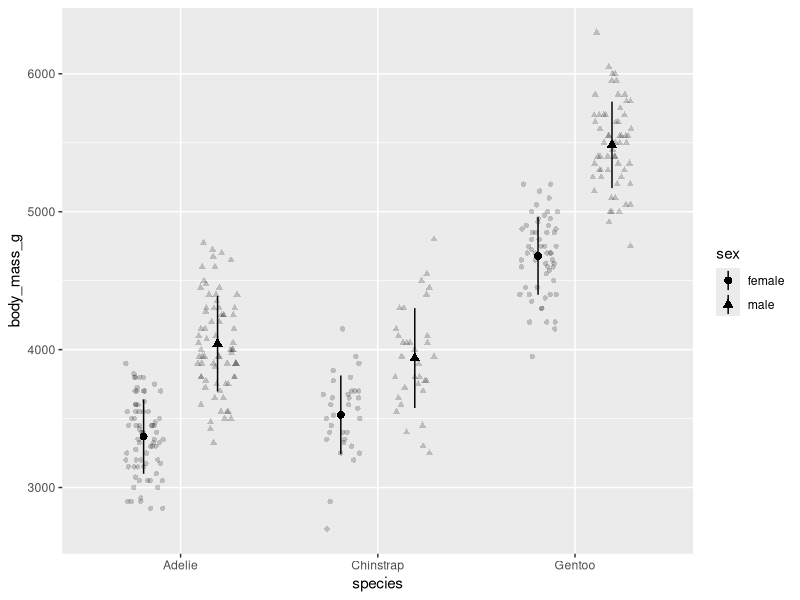
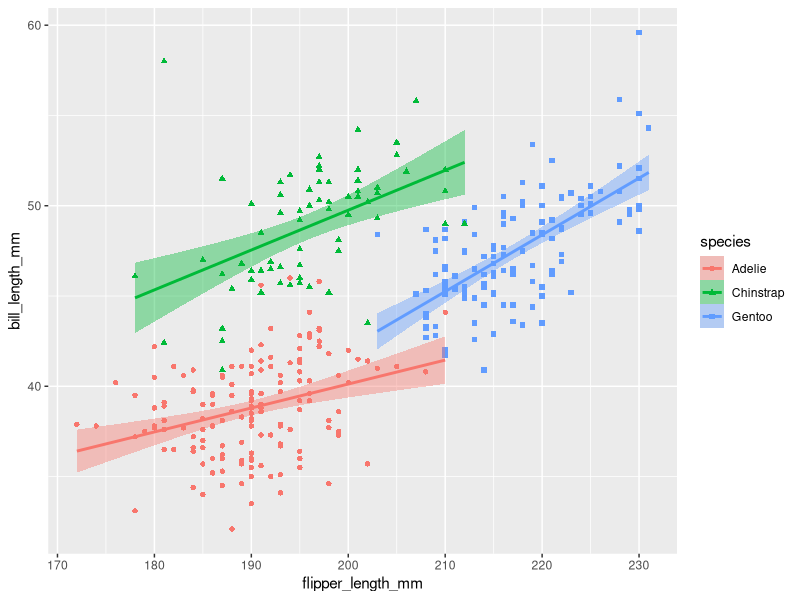
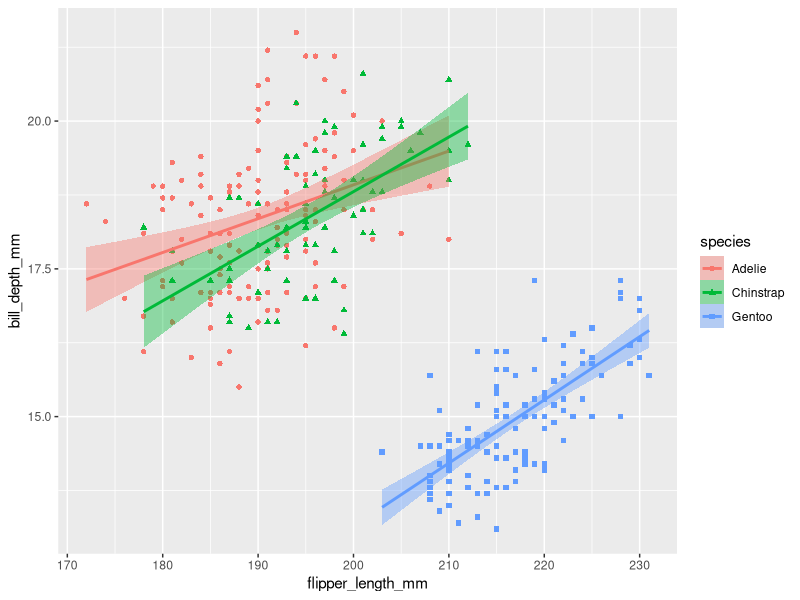
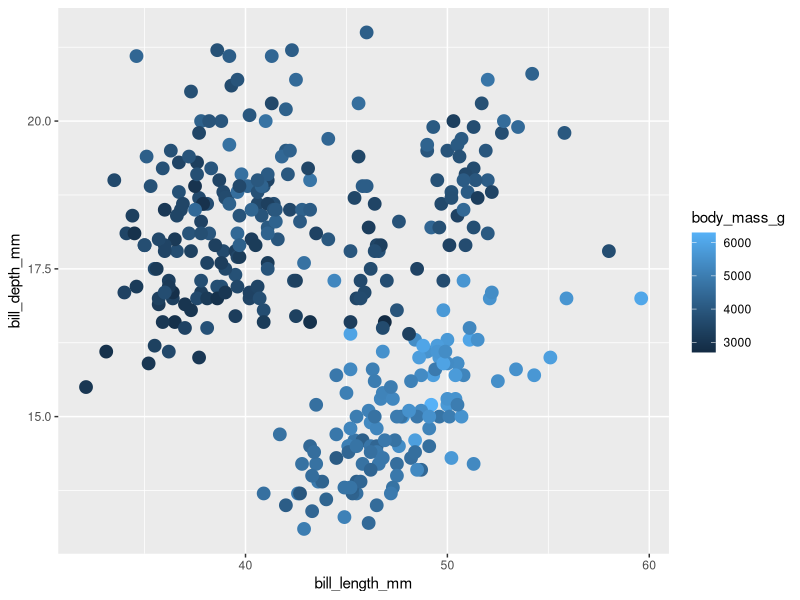
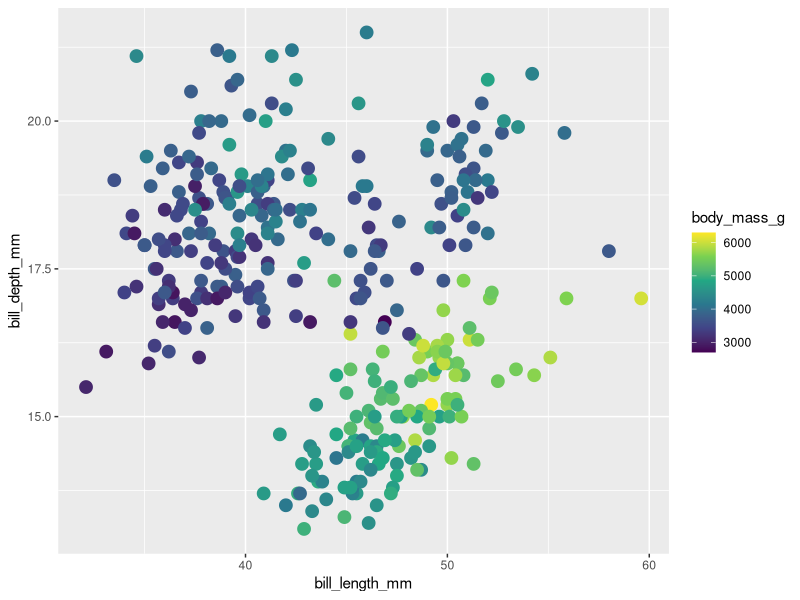
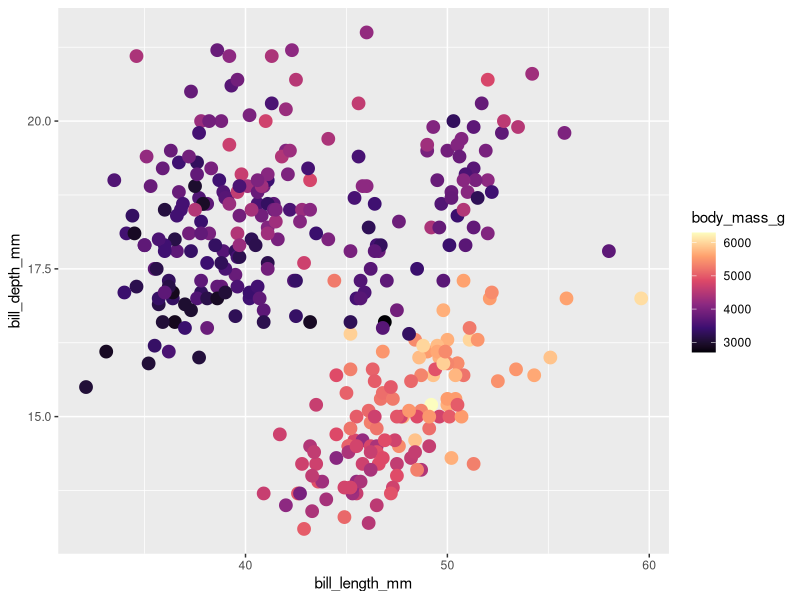
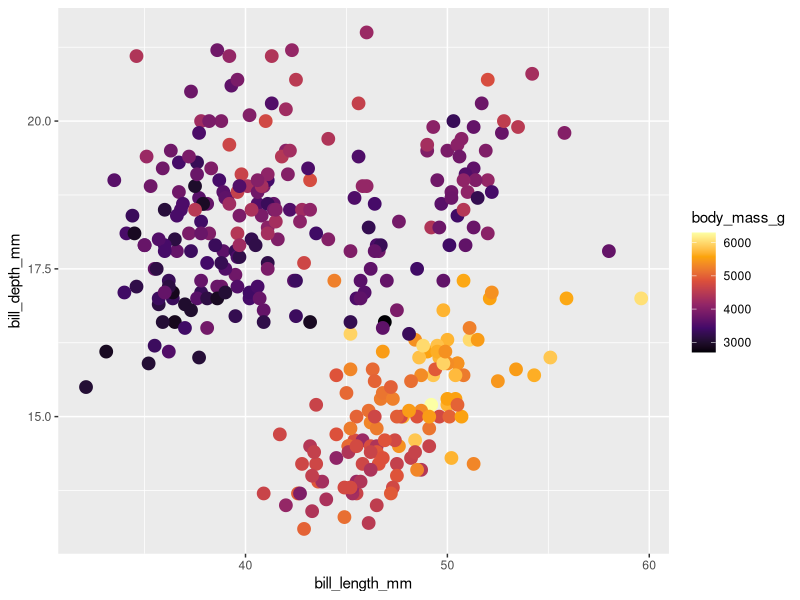
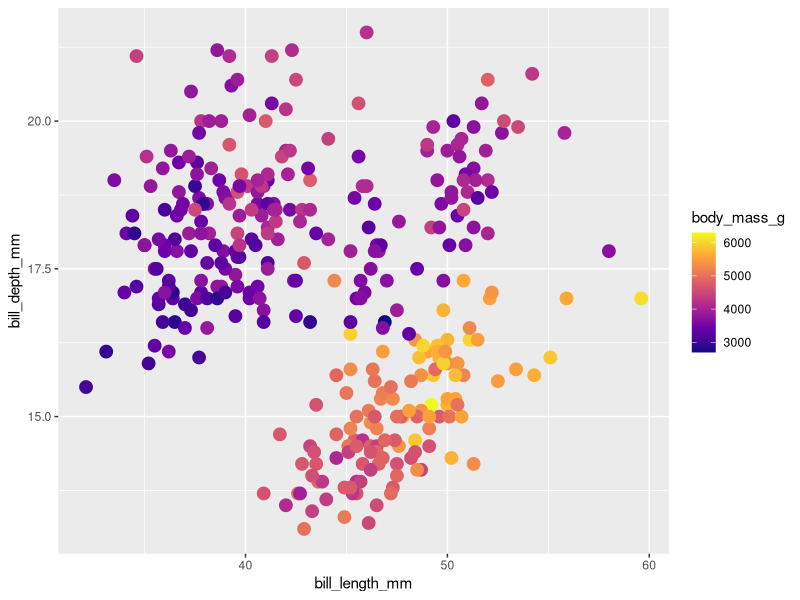

The R script that drew these images, in order:
## ---- chunk 1
library(tidyverse) #includes ggplot2
library(palmerpenguins) #for data
library(patchwork) #multi-panel figures
library(colorspace)
## ---- chunk 2
#| code-line-numbers: "|1-3|6|7|8-9|10-11"
mean_sd <- function(x) {
  data.frame(y = mean(x), ymin = mean(x) - sd(x), ymax = mean(x) + sd(x))
}

p1 <-
  ggplot(penguins |> filter(!is.na(sex)),
         aes(x = species, y = body_mass_g, shape = sex)) +
  geom_point(alpha = 0.2,
    position = position_jitterdodge(dodge.width = 0.75)) +
  stat_summary(fun.data = mean_sd,
    position = position_dodge(width = 0.75))
p1
## ---- chunk 3
#| code-line-numbers: "|2|3-9|10|11"
p2 <-
  ggplot(penguins,
         aes(
           x = flipper_length_mm,
           y = bill_length_mm,
           color = species,
           fill = species,
           shape = species
         )) +
  geom_point() +
  geom_smooth(method = "lm")
p2
## ---- chunk 4
#| code-line-numbers: "|5"
p3 <-
  ggplot(penguins,
         aes(
           x = flipper_length_mm,
           y = bill_depth_mm,
           color = species,
           fill = species,
           shape = species
         )) +
  geom_point() +
  geom_smooth(method = "lm")
p3
## ---- chunk 5
#| layout-ncol: 2
#| fig-cap: 
#|   - "Default color scale"
#|   - "Viridis color scale"
v <- ggplot(penguins,
            aes(x = bill_length_mm, y = bill_depth_mm, color = body_mass_g)) +
  geom_point(size = 4)
v #default colors
v + scale_color_viridis_c() #viridis colors
## ---- chunk 6
#| layout-ncol: 3
#| code-fold: true
v + scale_color_viridis_c(option = "magma")
v + scale_color_viridis_c(option = "inferno")
v + scale_color_viridis_c(option = "plasma")
v + scale_color_viridis_c(option = "cividis")
v + scale_color_viridis_c(option = "rocket")
v + scale_color_viridis_c(option = "mako")

## ---- chunk 7
#| layout-ncol: 2
v + scale_color_viridis_c()
v + scale_color_viridis_c(begin = 0.1, end = 0.9)
## ---- chunk 8
p2 + scale_color_viridis_d(end = 0.9, option = "C")
## ---- chunk 9
p2 + 
  scale_color_viridis_d(aesthetics = c("color", "fill"), end = 0.9, option = "C")
## ---- chunk 10
my_cols <- c("#B60A1C","#E39802","#309143")

p2 + 
  scale_color_manual(values = my_cols, aesthetics = c("color", "fill"))
## ---- chunk 11
#| code-line-numbers: "1-2|4|"
my_cols <- 
  c("Chinstrap" = "#B60A1C", "Gentoo" = "#E39802", "Adelie" = "#309143")
p2 <- p2 + 
  scale_color_manual(values = my_cols, aesthetics = c("color", "fill"))
p3 <- p3 +
  scale_color_manual(values = my_cols, aesthetics = c("color", "fill"))
## ---- chunk 12
#| echo: false
#| layout-ncol: 2
p2;p3
## ---- chunk 13
p2 + labs(color = "Penguin Species")
# Code below replaces existing color scale
# p2 + scale_color_discrete(name = "Penguin Species") 
## ---- chunk 14
p2 + labs(color = "Penguin Species",
          shape = "Penguin Species",
          fill = "Penguin Species")
## ---- chunk 15
#| output-location: slide
#| code-line-numbers: "|1-3|7"
#| fig-width: 9
#| fig-height: 5
scinames <- c("Adelie" = "P. adeliae",
              "Chinstrap" = "P. antarticus",
              "Gentoo" = "P. papua")
p2 <- p2 +
  scale_color_manual(
    values = my_cols,
    labels = scinames,
    aesthetics = c("color", "fill")
  )

p2
## ---- chunk 16
#| output-location: slide
#| fig-width: 9
#| fig-height: 5
p3 <- p3 +
  scale_color_manual(
    values = my_cols,
    labels = scinames,
    aesthetics = c("color", "fill")
  )
p3
## ---- chunk 17
#| echo: false
p1
## ---- chunk 18
(p1 <- p1 + scale_x_discrete(name = "Species", labels = scinames))
## ---- chunk 19
(p1 <- p1 + scale_y_continuous(name = "Body Mass (g)", n.breaks = 12))
## ---- chunk 20
p1 + scale_y_continuous(breaks = c(3333, 5000, 5555))
## ---- chunk 21
#| fig-width: 5
#| fig-height: 5
p1 + 
  scale_y_continuous(limits = c(2500, 5500), n.breaks = 12, name = "Body Mass (g)")
## ---- chunk 22
#| fig-width: 5
#| fig-height: 5
p1 + 
  coord_cartesian(ylim = c(2500, 5500))
## ---- chunk 23
p2 + coord_fixed()
## ---- chunk 24
(p1 <- p1 + coord_flip())
## ---- chunk 25
#| layout-ncol: 2
#| fig-cap:
#|   - "theme_bw()"
#|   - "theme_minimal()"
p2 + theme_bw()
p2 + theme_minimal()
## ---- chunk 26
p1 + theme(axis.title.x = element_text(face = "bold", colour = "darkblue"))
## ---- chunk 27
p1 + 
  theme_minimal() + 
  theme(axis.line = element_line(linewidth = 0.5, lineend = "round"))
